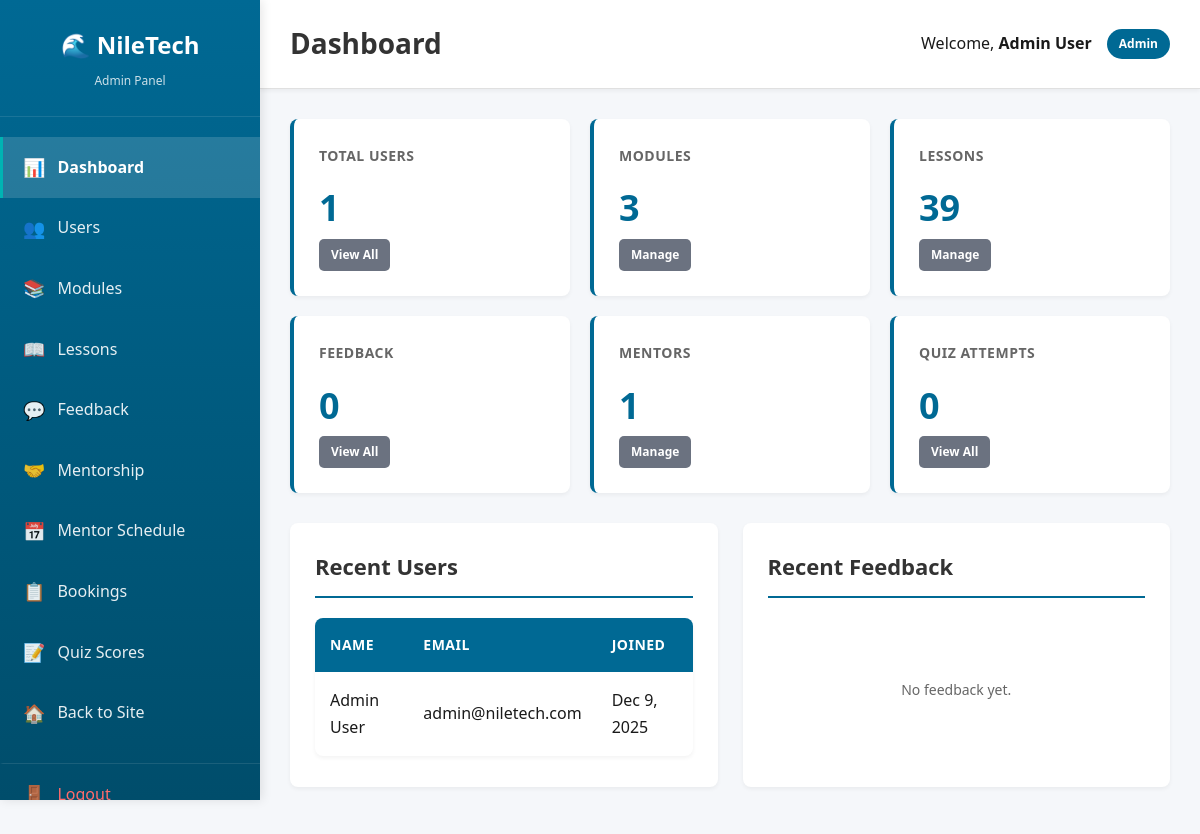
/admin/index.php (signed in), run on the app's committed database.
### tables this page shows
CREATE TABLE IF NOT EXISTS users (
    id INT(11) NOT NULL AUTO_INCREMENT,
    full_name VARCHAR(100) NOT NULL,
    email VARCHAR(100) NOT NULL UNIQUE,
    password VARCHAR(255) NOT NULL,
    role ENUM('user', 'admin') DEFAULT 'user',
    created_at TIMESTAMP DEFAULT CURRENT_TIMESTAMP,
    updated_at TIMESTAMP DEFAULT CURRENT_TIMESTAMP ON UPDATE CURRENT_TIMESTAMP,
    PRIMARY KEY (id),
    INDEX idx_email (email),
    INDEX idx_role (role)
);

### admin/includes/auth.php (called while the page is built, shortened)
<?php
$conn = getDBConnection();
$userId = $_SESSION['user_id'];
$userStmt = $conn->prepare("SELECT id, full_name, email, role FROM users WHERE id = ?");
$userStmt->bind_param("i", $userId);
$userStmt->execute();
$userResult = $userStmt->get_result();
$currentUser = $userResult->fetch_assoc();
?>

### admin/index.php (the view, shortened to what this page needs)
<?php
$pageTitle = 'Dashboard';
require_once __DIR__ . '/includes/auth.php';
$stats = [];
$usersStmt = $conn->prepare("SELECT COUNT(*) as total FROM users");
$usersStmt->execute();
$usersResult = $usersStmt->get_result();
$stats['users'] = $usersResult->fetch_assoc()['total'];
$modulesStmt = $conn->prepare("SELECT COUNT(*) as total FROM modules");
$modulesStmt->execute();
$modulesResult = $modulesStmt->get_result();
$stats['modules'] = $modulesResult->fetch_assoc()['total'];
$lessonsStmt = $conn->prepare("SELECT COUNT(*) as total FROM lessons");
$lessonsStmt->execute();
$lessonsResult = $lessonsStmt->get_result();
$stats['lessons'] = $lessonsResult->fetch_assoc()['total'];
$feedbackStmt = $conn->prepare("SELECT COUNT(*) as total FROM feedback");
$feedbackStmt->execute();
$feedbackResult = $feedbackStmt->get_result();
$stats['feedback'] = $feedbackResult->fetch_assoc()['total'];
$mentorsStmt = $conn->prepare("SELECT COUNT(*) as total FROM mentorship");
$mentorsStmt->execute();
$mentorsResult = $mentorsStmt->get_result();
$stats['mentors'] = $mentorsResult->fetch_assoc()['total'];
$quizStmt = $conn->prepare("SELECT COUNT(*) as total FROM quiz_scores");
$quizStmt->execute();
$quizResult = $quizStmt->get_result();
$stats['quiz_attempts'] = $quizResult->fetch_assoc()['total'];
$recentUsersStmt = $conn->prepare("SELECT id, full_name, email, created_at FROM users ORDER BY created_at DESC LIMIT 5");
$recentUsersStmt->execute();
$recentUsersResult = $recentUsersStmt->get_result();
$recentUsers = [];
while ($row = $recentUsersResult->fetch_assoc()) {
    $recentUsers[] = $row;
}
$recentFeedback = [];
require_once __DIR__ . '/includes/header.php';
?>
<div class="stats-grid">
    <div class="stat-card">
        <h3>Total Users</h3>
        <p class="stat-value"><?php echo number_format($stats['users']); ?></p>
        <a href="users.php" class="btn-admin btn-sm btn-secondary-admin">View All</a>
    </div>
    <div class="stat-card">
        <h3>Modules</h3>
        <p class="stat-value"><?php echo number_format($stats['modules']); ?></p>
        <a href="modules.php" class="btn-admin btn-sm btn-secondary-admin">Manage</a>
    </div>
    <div class="stat-card">
        <h3>Lessons</h3>
        <p class="stat-value"><?php echo number_format($stats['lessons']); ?></p>
        <a href="lessons.php" class="btn-admin btn-sm btn-secondary-admin">Manage</a>
    </div>
    <div class="stat-card">
        <h3>Feedback</h3>
        <p class="stat-value"><?php echo number_format($stats['feedback']); ?></p>
        <a href="feedback.php" class="btn-admin btn-sm btn-secondary-admin">View All</a>
    </div>
    <div class="stat-card">
        <h3>Mentors</h3>
        <p class="stat-value"><?php echo number_format($stats['mentors']); ?></p>
        <a href="mentorship.php" class="btn-admin btn-sm btn-secondary-admin">Manage</a>
    </div>
    <div class="stat-card">
        <h3>Quiz Attempts</h3>
        <p class="stat-value"><?php echo number_format($stats['quiz_attempts']); ?></p>
        <a href="quiz-scores.php" class="btn-admin btn-sm btn-secondary-admin">View All</a>
    </div>
</div>
<div style="display: grid; grid-template-columns: 1fr 1fr; gap: 25px;">
    <div class="admin-card">
        <h2>Recent Users</h2>
        <?php if (empty($recentUsers)): ?>
            <div class="empty-state">
                <p>No users yet.</p>
            </div>
        <?php else: ?>
            <table class="admin-table">
                <thead>
                    <tr>
                        <th>Name</th>
                        <th>Email</th>
                        <th>Joined</th>
                    </tr>
                </thead>
                <tbody>
                    <?php foreach ($recentUsers as $user): ?>
                        <tr>
                            <td><?php echo htmlspecialchars($user['full_name']); ?></td>
                            <td><?php echo htmlspecialchars($user['email']); ?></td>
                            <td><?php echo date('M j, Y', strtotime($user['created_at'])); ?></td>
                        </tr>
                    <?php endforeach; ?>
                </tbody>
            </table>
        <?php endif; ?>
    </div>
    <div class="admin-card">
        <h2>Recent Feedback</h2>
        <?php if (empty($recentFeedback)): ?>
            <div class="empty-state">
                <p>No feedback yet.</p>
            </div>
        <?php endif; ?>
    </div>
</div>
<?php
require_once __DIR__ . '/includes/footer.php';
?>

### admin/includes/header.php (shortened to what this page needs)
<!DOCTYPE html>
<html lang="en">
<head>
    <link rel="stylesheet" href="../css/style.css">
    <link rel="stylesheet" href="../admin/css/admin.css">
</head>
<body class="admin-body">
    <div class="admin-wrapper">
        <aside class="admin-sidebar">
            <div class="admin-logo">
                <h2>🌊 NileTech</h2>
                <p>Admin Panel</p>
            </div>
            <nav class="admin-nav">
                <a href="index.php" class="nav-item <?php echo basename($_SERVER['PHP_SELF']) == 'index.php' ? 'active' : ''; ?>">
                    <span>📊</span> Dashboard
                </a>
                <a href="users.php" class="nav-item <?php echo basename($_SERVER['PHP_SELF']) == 'users.php' ? 'active' : ''; ?>">
                    <span>👥</span> Users
                </a>
                <a href="modules.php" class="nav-item <?php echo basename($_SERVER['PHP_SELF']) == 'modules.php' ? 'active' : ''; ?>">
                    <span>📚</span> Modules
                </a>
                <a href="lessons.php" class="nav-item <?php echo basename($_SERVER['PHP_SELF']) == 'lessons.php' ? 'active' : ''; ?>">
                    <span>📖</span> Lessons
                </a>
                <a href="feedback.php" class="nav-item <?php echo basename($_SERVER['PHP_SELF']) == 'feedback.php' ? 'active' : ''; ?>">
                    <span>💬</span> Feedback
                </a>
                <a href="mentorship.php" class="nav-item <?php echo basename($_SERVER['PHP_SELF']) == 'mentorship.php' ? 'active' : ''; ?>">
                    <span>🤝</span> Mentorship
                </a>
                <a href="mentor-schedule.php" class="nav-item <?php echo basename($_SERVER['PHP_SELF']) == 'mentor-schedule.php' ? 'active' : ''; ?>">
                    <span>📅</span> Mentor Schedule
                </a>
                <a href="mentor-bookings.php" class="nav-item <?php echo basename($_SERVER['PHP_SELF']) == 'mentor-bookings.php' ? 'active' : ''; ?>">
                    <span>📋</span> Bookings
                </a>
                <a href="quiz-scores.php" class="nav-item <?php echo basename($_SERVER['PHP_SELF']) == 'quiz-scores.php' ? 'active' : ''; ?>">
                    <span>📝</span> Quiz Scores
                </a>
                <a href="../index.php" class="nav-item">
                    <span>🏠</span> Back to Site
                </a>
                <a href="../logout.php" class="nav-item logout">
                    <span>🚪</span> Logout
                </a>
            </nav>
        </aside>
        <main class="admin-main">
            <header class="admin-header">
                <div class="admin-header-content">
                    <h1><?php echo isset($pageTitle) ? htmlspecialchars($pageTitle) : 'Dashboard'; ?></h1>
                    <div class="admin-user-info">
                        <span>Welcome, <strong><?php echo htmlspecialchars($currentUser['full_name']); ?></strong></span>
                        <span class="role-badge">Admin</span>
                    </div>
                </div>
            </header>
            <div class="admin-content">

### css/style.css (style rules this page uses)
* { margin: 0; padding: 0; box-sizing: border-box; }
:root { --nile-blue: #006994; --nile-deep: #004d73; --nile-light: #0099cc; --nile-teal: #008b8b; --river-cyan: #00b3b3; --savanna-green: #2d5016; --forest-green: #4a7c3a; --grass-green: #6b9f5f; --palm-green: #8bc34a; --sunset-gold: #f4a460; --savanna-gold: #daa520; --earth-brown: #8b4513; --sand-beige: #f5deb3; --ss-black: #000000; --ss-red: #da020e; --ss-green: #078930; --ss-blue: #0f47af; --ss-yellow: #fcdd09; --primary-color: var(--nile-blue); --primary-dark: var(--nile-deep); --primary-light: var(--nile-light); --secondary-color: var(--forest-green); --secondary-dark: var(--savanna-green); --secondary-light: var(--grass-green); --accent-color: var(--sunset-gold); --accent-light: var(--savanna-gold); --text-dark: #1a1a1a; --text-medium: #4a4a4a; --text-light: #6b6b6b; --bg-light: #f0f8f5; --bg-lighter: #f8fcf9; --bg-white: #ffffff; --border-color: #d4e8d8; --gradient-primary: linear-gradient(135deg, var(--nile-blue) 0%, var(--nile-teal) 50%, var(--river-cyan) 100%); --gradient-secondary: linear-gradient(135deg, var(--forest-green) 0%, var(--grass-green) 100%); --gradient-hero: linear-gradient(135deg, var(--nile-deep) 0%, var(--nile-blue) 30%, var(--nile-teal) 60%, var(--palm-green) 100%); --gradient-river: linear-gradient(180deg, var(--nile-deep) 0%, var(--nile-blue) 50%, var(--nile-light) 100%); --gradient-savanna: linear-gradient(135deg, var(--savanna-green) 0%, var(--forest-green) 50%, var(--sunset-gold) 100%); --gradient-success: linear-gradient(135deg, var(--forest-green) 0%, var(--grass-green) 100%); --gradient-sunset: linear-gradient(135deg, var(--sunset-gold) 0%, var(--savanna-gold) 100%); --font-primary: 'Segoe UI', Tahoma, Geneva, Verdana, sans-serif; --font-weight-light: 300; --font-weight-normal: 400; --font-weight-medium: 500; --font-weight-semibold: 600; --font-weight-bold: 700; --font-weight-extrabold: 800; --spacing-xs: 0.5rem; --spacing-sm: 1rem; --spacing-md: 2rem; --spacing-lg: 3rem; --spacing-xl: 4rem; --spacing-2xl: 6rem; --radius-sm: 0.5rem; --radius-md: 1rem; --radius-lg: 1.5rem; --radius-xl: 2rem; --radius-full: 9999px; --shadow-sm: 0 1px 2px 0 rgba(0, 0, 0, 0.05); --shadow-md: 0 4px 6px -1px rgba(0, 0, 0, 0.1), 0 2px 4px -1px rgba(0, 0, 0, 0.06); --shadow-lg: 0 10px 15px -3px rgba(0, 0, 0, 0.1), 0 4px 6px -2px rgba(0, 0, 0, 0.05); --shadow-xl: 0 20px 25px -5px rgba(0, 0, 0, 0.1), 0 10px 10px -5px rgba(0, 0, 0, 0.04); --shadow-2xl: 0 25px 50px -12px rgba(0, 0, 0, 0.25); --shadow-colored: 0 10px 30px -5px rgba(37, 99, 235, 0.3); }
body { font-family: var(--font-primary); color: var(--text-dark); line-height: 1.7; background-color: var(--bg-white); overflow-x: hidden; }
html { scroll-behavior: smooth; }

### data on the page
users: full_name "Admin User", email "admin@niletech.com", created_at "Dec 9, 2025"

### other printed values
$pageTitle "Dashboard"
$stats['users'] "1"
$stats['modules'] "3"
$stats['lessons'] "39"
$stats['feedback'] "0"
$stats['mentors'] "1"
$stats['quiz_attempts'] "0"
